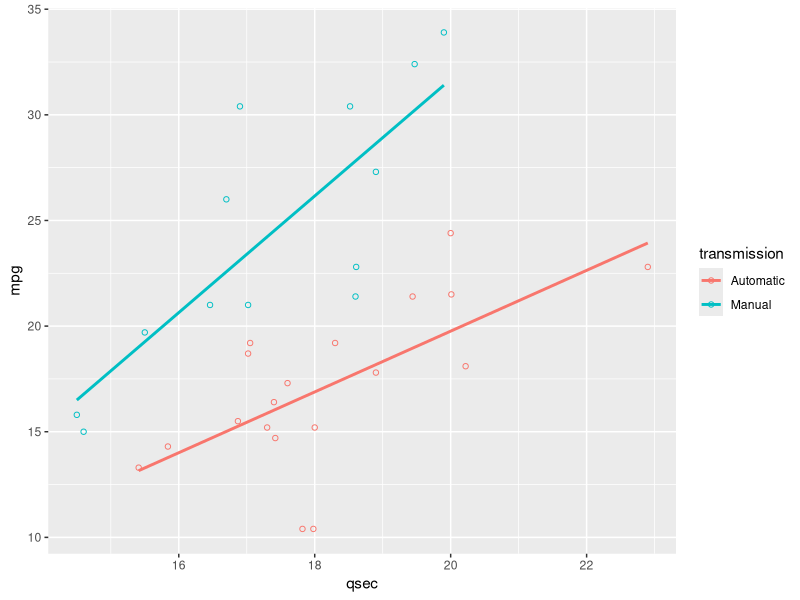
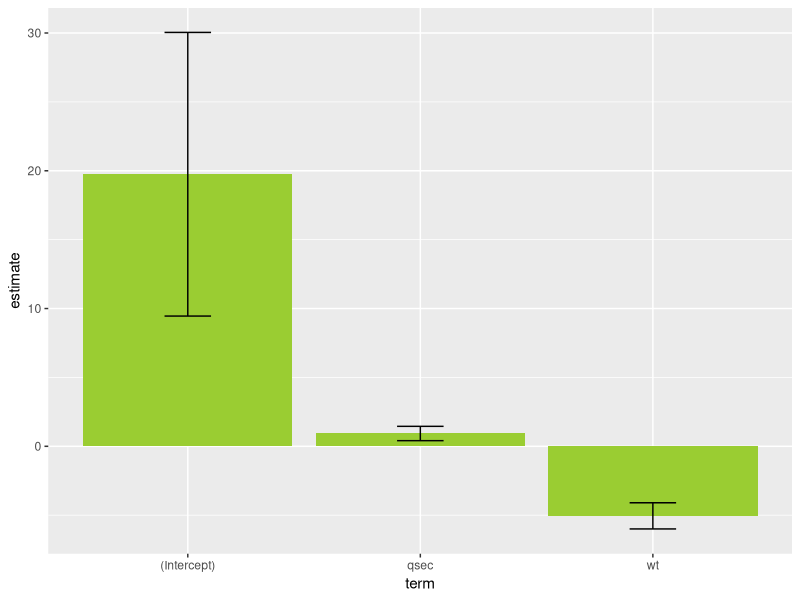

Generate these figures, in order, with R: (Note: this script raises an error after producing the figures.)
## ---- chunk 1
knitr::opts_chunk$set(echo = TRUE)

library(ggplot2)
library(data.table)
## ---- chunk 2
mtcarsDT <- as.data.table(mtcars)
mtcarsDT <- mtcarsDT[, transmission := factor(am, labels = c("Automatic", "Manual"))]
ggplot(mtcarsDT, aes(x=qsec, y=mpg, color=transmission)) +
    geom_point(shape=1) +    # Use hollow circles
    # theme(legend.position="bottom") +
    geom_smooth(method=lm,
                se = FALSE)   # Add linear regression line 
                             #  (by default includes 95% confidence region)
## ---- chunk 3
mpgModel2 <- lm(mpg ~ qsec + wt, mtcarsDT)

# basic results
summary(mpgModel2)

library(broom)    
mpgModel2DF <- tidy(mpgModel2)
mpgModel2DF$ci_lower <- mpgModel2DF$estimate - qnorm(0.975) * mpgModel2DF$std.error
mpgModel2DF$ci_upper <- mpgModel2DF$estimate + qnorm(0.975) * mpgModel2DF$std.error

ggplot(mpgModel2DF, aes(x=term, y=estimate)) + 
    geom_bar(position=position_dodge(), stat="identity", fill = "yellowgreen") +
    geom_errorbar(aes(ymin=ci_lower, ymax=ci_upper),
                  width=.2,                    # Width of the error bars
                  position=position_dodge(.9)
                  )
## ---- chunk 4
mtcarsDT$mpgPrediction <- predict(mpgModel2)

addRow <- as.data.table("NA", "5", "150", "116","4","3","14", "0",  "1",    "4",    "3",       "Manual")
rbind(mtcarsDT,addRow)
mtcarsDT$mpgPrediction <- predict(mpgModel2)
ggplot(mtcarsDT, aes(x=wt, y=mpg, color = "Observed")) +
    geom_point(shape=1) +    # Use hollow circles
    # theme(legend.position="bottom") +
    geom_point(aes(y = mpgPrediction, color = "Prediction"))
